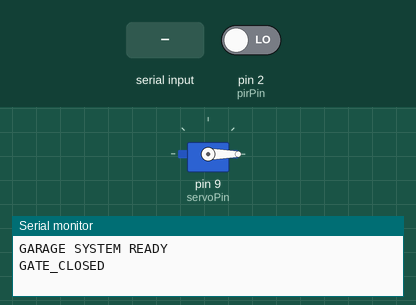
This sketch was run on a simulated Arduino Uno, built with avr-gcc and run on an emulated ATmega328P. Shown: servo, the last lines printed to the serial monitor. Inputs (shaded band) come from the test bench; at power-on: pin 2 (pirPin) LOW.

Above: at 1.2 s.
1.3 s: "OPEN\n" received over Serial
At 1.76 s:
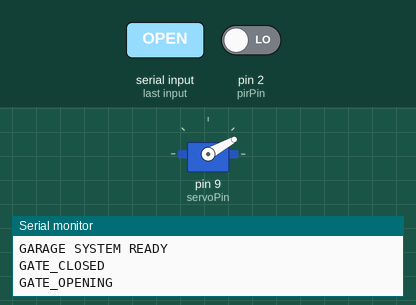
At 3.1 s:
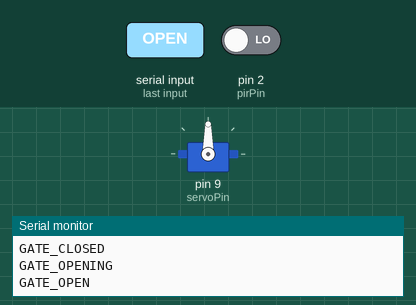
5.8 s: "CLOSE\n" received over Serial
At 6.26 s:
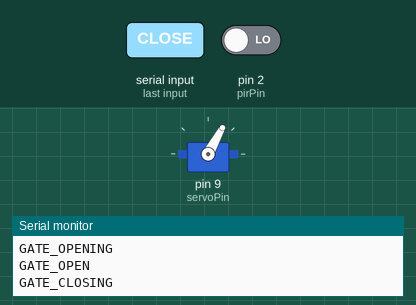
Timing chart, 0 to 8.8 s (numbered marks = the images above; inputs shaded):
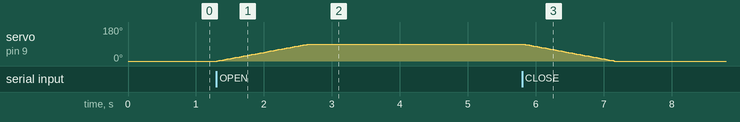

The sketch:

garage_controller.ino
```cpp
#include <Servo.h>

// Hardware
const int pirPin = 2;
const int servoPin = 9;

Servo gate;

// Gate position
int currentAngle = 0;
int targetAngle = 0;

// Gate states
enum GateState {
  CLOSED,
  OPENING,
  OPEN,
  CLOSING,
  STOPPED
};

GateState gateState = CLOSED;

// Timing
unsigned long previousMillis = 0;
const unsigned long interval = 15;

// PIR
int lastMotionState = LOW;

// Serial command
String command = "";

void setup() {
  pinMode(pirPin, INPUT);

  gate.attach(servoPin);
  gate.write(0);

  Serial.begin(9600);

  Serial.println("GARAGE SYSTEM READY");
  Serial.println("GATE_CLOSED");
}

void loop() {

  // 1. Detect motion
  int motion = digitalRead(pirPin);

  if (motion == HIGH && lastMotionState == LOW) {
    Serial.println("MOTION_DETECTED");
  }

  lastMotionState = motion;


  // 2. Receive commands
  while (Serial.available() > 0) {

    char c = Serial.read();

    if (c == '\n') {

      command.trim();

      if (command == "OPEN") {

        targetAngle = 90;

        if (currentAngle == targetAngle) {
          setGateState(OPEN);
        } else {
          setGateState(OPENING);
        }

      }

      else if (command == "CLOSE") {

        targetAngle = 0;

        if (currentAngle == targetAngle) {
          setGateState(CLOSED);
        } else {
          setGateState(CLOSING);
        }

      }

      else if (command == "STOP") {

        targetAngle = currentAngle;
        setGateState(STOPPED);

      }

      else if (command.length() > 0) {
        Serial.println("UNKNOWN_COMMAND");
      }

      command = "";
    }

    else {
      command += c;
    }
  }


  // 3. Move the servo gradually
  if (millis() - previousMillis >= interval) {

    previousMillis = millis();

    if (currentAngle < targetAngle) {

      currentAngle++;
      gate.write(currentAngle);

    }

    else if (currentAngle > targetAngle) {

      currentAngle--;
      gate.write(currentAngle);

    }


    // 4. Check whether movement is completed
    if (currentAngle == targetAngle) {

      if (gateState == OPENING) {
        setGateState(OPEN);
      }

      else if (gateState == CLOSING) {
        setGateState(CLOSED);
      }
    }
  }
}


// Function to update and report gate state
void setGateState(GateState newState) {

  if (gateState == newState) {
    return;
  }

  gateState = newState;

  switch (gateState) {

    case CLOSED:
      Serial.println("GATE_CLOSED");
      break;

    case OPENING:
      Serial.println("GATE_OPENING");
      break;

    case OPEN:
      Serial.println("GATE_OPEN");
      break;

    case CLOSING:
      Serial.println("GATE_CLOSING");
      break;

    case STOPPED:
      Serial.println("GATE_STOPPED");
      break;
  }
}
```

Measured:
- after the input at 1.3 s, servo on pin 9 (servoPin): moves from 0° to 90° over 1.3 s, starting at once
- after the input at 5.8 s, servo on pin 9 (servoPin): moves from 90° to 0° over 1.3 s, starting at once
